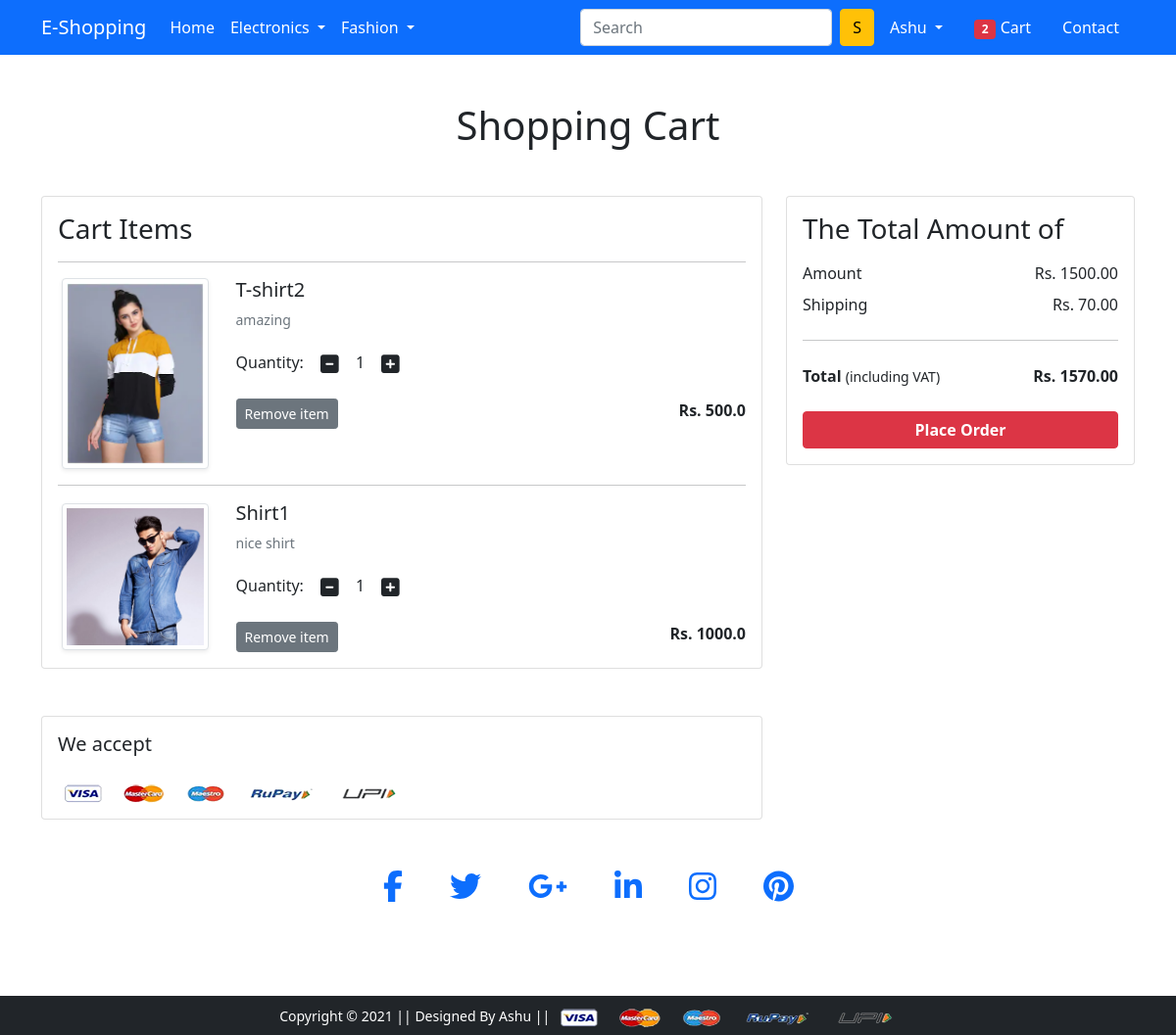
The app's page /cart/ (signed in) with its own data.
### app/models.py (models this page shows, shortened)
class Cart(models.Model):
 user = models.ForeignKey(User, on_delete=models.CASCADE)
 product = models.ForeignKey(Product, on_delete=models.CASCADE)
 quantity = models.PositiveIntegerField(default=1)
 def __str__(self):
  return str(self.id)

class Product(models.Model):
 title = models.CharField(max_length=100)
 selling_price = models.FloatField()
 discounted_price = models.FloatField()
 description = models.TextField()
 brand = models.CharField(max_length=100)
 category = models.CharField( choices=CATEGORY_CHOICES, max_length=3)
 product_image = models.ImageField(upload_to='productimg')

### app/views.py (the view)
# urls.py: path('cart/', views.show_cart, name='showcart'),
@login_required
def show_cart(request):
	totalitem = 0
	if request.user.is_authenticated:
		totalitem = len(Cart.objects.filter(user=request.user))
		user = request.user
		cart = Cart.objects.filter(user=user)
		amount = 0.0
		shipping_amount = 70.0
		totalamount=0.0
		cart_product = [p for p in Cart.objects.all() if p.user == request.user]
		print(cart_product)
		if cart_product:
			for p in cart_product:
				tempamount = (p.quantity * p.product.discounted_price)
				amount += tempamount
			totalamount = amount+shipping_amount
			return render(request, 'app/addtocart.html', {'carts':cart, 'amount':amount, 'totalamount':totalamount, 'totalitem':totalitem})
		else:
			return render(request, 'app/emptycart.html', {'totalitem':totalitem})
	else:
		return render(request, 'app/emptycart.html', {'totalitem':totalitem})

### app/templates/app/addtocart.html (shortened to what this page needs)
{% extends 'app/base.html' %}
{% load static %}
{% block main-content %}
<div class="container my-5">
 <div class="row">
  <h1 class="text-center mb-5">Shopping Cart</h1>
  <div class="col-sm-8">
  <div class="card">
   <div class="card-body">
    <h3>Cart Items</h3>
    {% for cart in carts %}
    <hr>
    <div class="row">
     <div class="col-sm-3 text-center align-self-center"><img src="{{cart.product.product_image.url}}" alt="" srcset="" class="img-fluid img-thumbnail shadow-sm" height="150" width="150"> </div>
     <div class="col-sm-9">
      <div>
       <h5>{{cart.product.title}}</h5>
       <p class="mb-2 text-muted small">{{cart.product.description}}</p>
       <div class="my-3">
        <label for="quantity">Quantity:</label>
        <a class="minus-cart btn" pid="{{cart.product.id}}"><i class="fas fa-minus-square fa-lg"></i></a>
          <span id="quantity">{{cart.quantity}}</span>
        <a class="plus-cart btn" pid="{{cart.product.id}}"><i class="fas fa-plus-square fa-lg"></i></a>
       </div>
       <div class="d-flex justify-content-between">
        <a class="btn btn-sm btn-secondary mr-3 remove-cart" pid={{cart.product.id}}>Remove item </a>
        <p class="mb-0"><span><strong>Rs. {{cart.product.discounted_price}}</strong></span></p>
       </div>
      </div>
     </div>
    </div>
    {% endfor %}
   </div>
   </div>
  </div>
  <div class="col-sm-4">
   <div class="card">
    <div class="card-body">
      <h3>The Total Amount of</h3>
      <ul class="list-group">
       <li class="list-group-item d-flex justify-content-between align-items-center border-0 px-0 pb-0">Amount<span>Rs. <span id="amount">{{amount|floatformat:2}}</span> </span></li>
       <li class="list-group-item d-flex justify-content-between align-items-center border-0 px-0">Shipping<span>Rs. 70.00</span></li>
       <hr>
       <li class="list-group-item d-flex justify-content-between align-items-center border-0 px-0 mb-3">
        <div>
           <strong>Total</strong> <small>(including VAT)</small>
         </div>
         <span><strong>Rs. </strong><strong id="totalamount"> {{totalamount|floatformat:2}}</strong></span>
       </li>
      </ul>
      <div class="d-grid"><a href="{% url 'checkout' %}" class="btn btn-danger fw-bold">Place Order</a></div>
    </div>
   </div>
  </div>
 </div>
</div>
<div class="container">
 <div class="row">
  <div class="col-sm-8">
   <div class="card">
    <div class="card-body">
      <h5 class="mb-4">We accept</h5>
      <img src="{% static 'app/images/payment.png' %}" alt="" class="img-fluid">
    </div>
  </div>
  </div>
 </div>
</div>
{% endblock main-content %}

### app/templates/app/base.html (shortened to what this page needs)
<!DOCTYPE html>
{% load static %}
<html lang="en">
  <head>
    <link
      href="https://cdn.jsdelivr.net/npm/bootstrap@5.0.0-beta1/dist/css/bootstrap.min.css"
      rel="stylesheet"
    />
    <link rel="stylesheet" href="{% static 'app/css/owl.carousel.min.css' %}" />
    <link rel="stylesheet" href="{% static 'app/css/all.min.css' %}" />
    <link rel="stylesheet" href="{% static 'app/css/style.css' %}" />
  </head>
  <body>
    <nav class="navbar navbar-expand-lg navbar-dark bg-primary">
      <div class="container">
        <a class="navbar-brand" href="/">E-Shopping</a>
        <div class="collapse navbar-collapse" id="navbarSupportedContent">
          <ul class="navbar-nav me-auto mb-2 mb-lg-0">
            <li class="nav-item">
              <a class="nav-link active" aria-current="page" href="/">Home</a>
            </li>
            <li class="nav-item dropdown">
              <a
                class="nav-link dropdown-toggle text-white"
                href="#"
                id="electronicsDropdown"
                role="button"
                data-bs-toggle="dropdown"
                aria-expanded="false"
              >
                Electronics
              </a>
            </li>
            <li class="nav-item dropdown">
              <a
                class="nav-link dropdown-toggle text-white"
                href="#"
                id="fashionDropdown"
                role="button"
                data-bs-toggle="dropdown"
                aria-expanded="false"
              >
                Fashion
              </a>
            </li>
          </ul>
          <form class="d-flex">
            <input
              class="form-control me-2"
              type="search"
              placeholder="Search"
              aria-label="Search"
            />
            <button class="btn btn-warning" type="submit">S</button>
          </form>
          <div>
            <ul class="navbar-nav me-auto mb-2 mb-lg-0">
              {% if request.user.is_authenticated %}
              <li class="nav-item dropdown mx-2">
                <a
                  class="nav-link dropdown-toggle text-white"
                  href="#"
                  id="profileDropdown"
                  role="button"
                  data-bs-toggle="dropdown"
                  aria-expanded="false">
                  {{request.user.username| capfirst}}
                </a>
              </li>
              <li class="nav-item mx-2">
                <a href="{% url 'showcart' %}" class="nav-link text-white"
                  ><span class="badge bg-danger">{{totalitem}}</span> Cart</a>
              </li>
              {% endif %}
              <li class="nav-item mx-2">
                <a
                  href="/contact/"
                  class="nav-link text-white">Contact</a >
              </li>
            </ul>
          </div>
        </div>
      </div>
    </nav>
    {% block main-content %} {% endblock main-content %}
<footer class="page-footer font-small elegant-color">
  <div class="container">
    <div class="row d-flex justify-content-center">
      <div class="col d-flex justify-content-center my-5 pt-1">
        <a class="fb-ic">
          <i class="fab fa-facebook-f fa-lg white-text mx-3 mx-md-4 fa-2x"> </i>
        </a>
        <a class="tw-ic">
          <i class="fab fa-twitter fa-lg white-text mx-3 mx-md-4 fa-2x"> </i>
        </a>
        <a class="gplus-ic">
          <i class="fab fa-google-plus-g fa-lg white-text mx-3 mx-md-4 fa-2x"> </i>
        </a>
        <a class="li-ic">
          <i class="fab fa-linkedin-in fa-lg white-text mx-3 mx-md-4 fa-2x"> </i>
        </a>
        <a class="ins-ic">
          <i class="fab fa-instagram fa-lg white-text mx-3 mx-md-4 fa-2x"> </i>
        </a>
        <a class="pin-ic">
          <i class="fab fa-pinterest fa-lg white-text mx-3 mx-md-4 fa-2x"> </i>
        </a>
      </div>
    </div>
  </div>
</footer>
    <footer class="container-fluid bg-dark text-center p-2 mt-5">
      <small class="text-white"
        >Copyright &copy; 2021 || Designed By Ashu ||
      </small>
      <img
        src="{% static 'app/images/payment.png' %}"
        alt=""
        srcset=""
        class="img-fluid"
        height="2px"
      />
    </footer>
  </body>
</html>

### records on screen
Cart: product.product_image (picture), product "T-shirt2", product.description "amazing", quantity "1", product.discounted_price "500.0"
Cart: product.product_image (picture), product "Shirt1", product.description "nice shirt", quantity "1", product.discounted_price "1000.0"

### other values on screen
{{ request.user.username| capfirst }} "Ashu"
{{ totalitem }} "2"
{{ amount|floatformat:2 }} "1500.00"
{{ totalamount|floatformat:2 }} "1570.00"
